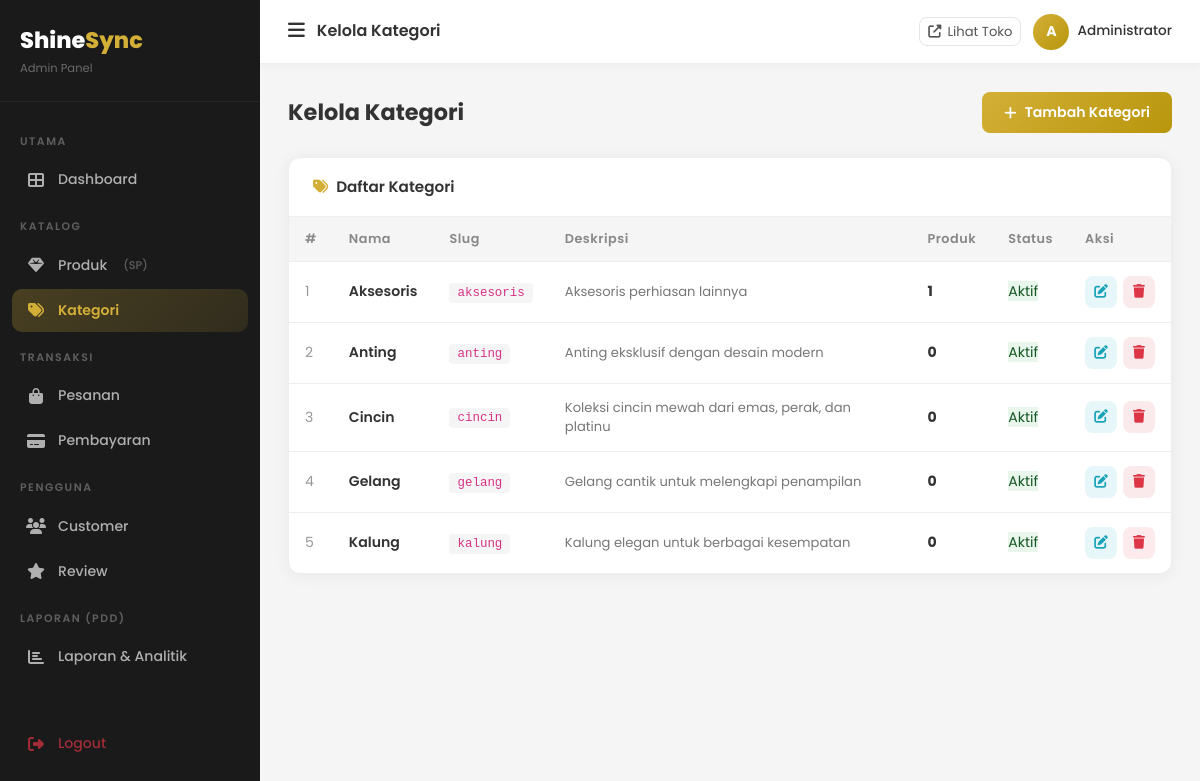
The app's page /admin/categories (signed in) with its own data.
### tables this page shows
CREATE TABLE `categories` (
  `id` int UNSIGNED NOT NULL,
  `name` varchar(100) NOT NULL,
  `slug` varchar(120) NOT NULL,
  `description` text,
  `image` varchar(255) DEFAULT NULL,
  `is_active` tinyint(1) NOT NULL DEFAULT '1',
  `created_at` timestamp NULL DEFAULT CURRENT_TIMESTAMP
);

### app/core/Controller.php (called while the page is built, shortened)
<?php
class Controller
{
    protected function view(string $viewPath, array $data = []): void
    {
        extract($data);
        $file = __DIR__ . '/../views/' . $viewPath . '.php';
        require $file;
    }
}

### app/controllers/CategoryController.php (called while the page is built, shortened)
<?php
class CategoryController extends Controller
{
    private Category $model;
    public function __construct() { parent::__construct(); $this->model = new Category(); }
    public function adminIndex(): void
    {
        $categories = $this->model->getAllAdmin();
        $this->view('admin/categories/index', compact('categories', 'pageTitle'));
    }
}

### app/core/Database.php (called while the page is built, shortened)
<?php
class Database
{
    private static ?Database $instance = null;
    private mysqli $conn;
    private function __construct()
    {
        $this->conn = new mysqli(DB_HOST, DB_USER, DB_PASS, DB_NAME, DB_PORT);
        $this->conn->set_charset(DB_CHARSET);
    }
    public static function getInstance(): Database
    {
        if (self::$instance === null) {
            self::$instance = new self();
        }
        return self::$instance;
    }
    public function query(string $sql, array $params = []): array
    {
        if (empty($params)) {
            $result = $this->conn->query($sql);
            return $result->fetch_all(MYSQLI_ASSOC) ?: [];
        }
        $stmt = $this->prepare($sql, $params);
        $stmt->execute();
        $result = $stmt->get_result();
        return $result ? $result->fetch_all(MYSQLI_ASSOC) : [];
    }
}

### app/core/Model.php (called while the page is built, shortened)
<?php
class Model
{
    public function __construct()
    {
        $this->db = Database::getInstance();
    }
}

### app/models/Category.php (called while the page is built, shortened)
<?php
class Category extends Model
{
    public function getAllAdmin(): array
    {
        return $this->db->query(
            "SELECT c.*, COUNT(p.id) AS product_count
             FROM categories c
             LEFT JOIN products p ON c.id = p.category_id
             GROUP BY c.id
             ORDER BY c.name ASC"
        );
    }
}

### app/views/admin/categories/index.php (the view)
<?php
include __DIR__ . '/../../layouts/admin_header.php';
?>
<div class="admin-page-header">
  <div><h2>Kelola Kategori</h2></div>
  <a href="<?= APP_URL ?>/admin/categories/create" class="btn-admin-gold"><i class="fas fa-plus"></i> Tambah Kategori</a>
</div>
<div class="admin-card">
  <div class="card-head"><h5><i class="fas fa-tags me-2" style="color:#D4AF37;"></i>Daftar Kategori</h5></div>
  <div style="overflow-x:auto;">
    <table class="admin-table">
      <thead><tr><th>#</th><th>Nama</th><th>Slug</th><th>Deskripsi</th><th>Produk</th><th>Status</th><th>Aksi</th></tr></thead>
      <tbody>
        <?php if(empty($categories)): ?>
        <tr><td colspan="7" style="text-align:center;padding:40px;color:#999;">Belum ada kategori.</td></tr>
        <?php else: foreach($categories as $i=>$c): ?>
        <tr>
          <td style="color:#999;"><?= $i+1 ?></td>
          <td style="font-weight:600;"><?= htmlspecialchars($c['name']) ?></td>
          <td><code style="font-size:.78rem;background:#F5F5F5;padding:3px 8px;border-radius:4px;"><?= htmlspecialchars($c['slug']) ?></code></td>
          <td style="font-size:.82rem;color:#777;"><?= htmlspecialchars(substr($c['description']??'',0,50)) ?></td>
          <td><span style="font-weight:700;"><?= $c['product_count'] ?></span></td>
          <td><span class="status-badge" style="<?= $c['is_active']?'background:rgba(40,167,69,.1);color:#155724;':'background:rgba(220,53,69,.1);color:#721c24;' ?>"><?= $c['is_active']?'Aktif':'Nonaktif' ?></span></td>
          <td>
            <div class="action-btns">
              <a href="<?= APP_URL ?>/admin/categories/edit/<?= $c['id'] ?>" class="btn-action btn-edit"><i class="fas fa-edit"></i></a>
              <button class="btn-action btn-delete" onclick="if(confirm('Hapus kategori ini?'))window.location='<?= APP_URL ?>/admin/categories/delete/<?= $c['id'] ?>'"><i class="fas fa-trash"></i></button>
            </div>
          </td>
        </tr>
        <?php endforeach; endif; ?>
      </tbody>
    </table>
  </div>
</div>
<?php include __DIR__ . '/../../layouts/admin_footer.php'; ?>

### public/css/admin.css (style rules this page uses)
:root { --gold: #D4AF37; --gold-dark: #B8960C; --sidebar-bg: #1A1A1A; --sidebar-w: 260px; --topbar-h: 64px; --font: 'Poppins', sans-serif; --radius: 12px; --shadow: 0 2px 16px rgba(0,0,0,0.06); --border: #EEEEEE; --text: #333333; --text-muted: #888888; --bg: #F5F5F5; --white: #FFFFFF; --success: #28A745; --danger: #DC3545; --warning: #FFC107; --info: #17A2B8; --transition: all 0.25s ease; }
* { box-sizing: border-box; margin: 0; padding: 0; }
html, body { max-width: 100%; overflow-x: hidden; }
body { font-family: var(--font); background: var(--bg); color: var(--text); -webkit-font-smoothing: antialiased; }
.admin-card { background: var(--white); border-radius: var(--radius); box-shadow: var(--shadow); border: 1px solid var(--border); overflow: hidden; }
.admin-card .card-head { padding: 20px 24px; border-bottom: 1px solid var(--border); display: flex; align-items: center; justify-content: space-between; }
.admin-card .card-head h5 { font-size: 0.95rem; font-weight: 600; color: var(--text); margin: 0; }
.admin-table { width: 100%; min-width: 720px; border-collapse: collapse; font-size: 0.88rem; }
.admin-table th { background: var(--bg); padding: 12px 16px; text-align: left; font-weight: 600; font-size: 0.8rem; letter-spacing: 0.5px; color: var(--text-muted); border-bottom: 1px solid var(--border); }
.admin-table td { padding: 14px 16px; border-bottom: 1px solid var(--border); color: var(--text); vertical-align: middle; }
.admin-table tr:last-child td { border-bottom: none; }
.action-btns { display: flex; gap: 6px; align-items: center; white-space: nowrap; }
.btn-action { width: 32px; height: 32px; border-radius: 8px; display: flex; align-items: center; justify-content: center; font-size: 0.85rem; border: none; cursor: pointer; transition: var(--transition); text-decoration: none; }
.btn-edit { background: rgba(23,162,184,0.1); color: var(--info); }
.btn-delete { background: rgba(220,53,69,0.1); color: var(--danger); }
.admin-page-header { margin-bottom: 24px; display: flex; align-items: center; justify-content: space-between; flex-wrap: wrap; gap: 12px; }
.admin-page-header h2 { font-size: 1.4rem; font-weight: 700; color: var(--text); margin: 0; }
.btn-admin-gold { background: linear-gradient(135deg, var(--gold), var(--gold-dark)); color: var(--white); border: none; padding: 10px 22px; border-radius: 8px; font-weight: 600; font-size: 0.88rem; cursor: pointer; transition: var(--transition); display: inline-flex; align-items: center; gap: 8px; text-decoration: none; }

### records on screen
categories: name "Aksesoris", slug "aksesoris", description "Aksesoris perhiasan lainnya", product_count "1", is_active "Aktif"
categories: name "Anting", slug "anting", description "Anting eksklusif dengan desain modern", product_count "0", is_active "Aktif"
categories: name "Cincin", slug "cincin", description "Koleksi cincin mewah dari emas, perak, dan platinu", product_count "0", is_active "Aktif"
categories: name "Gelang", slug "gelang", description "Gelang cantik untuk melengkapi penampilan", product_count "0", is_active "Aktif"
categories: name "Kalung", slug "kalung", description "Kalung elegan untuk berbagai kesempatan", product_count "0", is_active "Aktif"

### other values on screen
$pageTitle "Kelola Kategori"
substr(Session::get('user_name','A'),0,1) "A"
Session::get('user_name') "Administrator"
